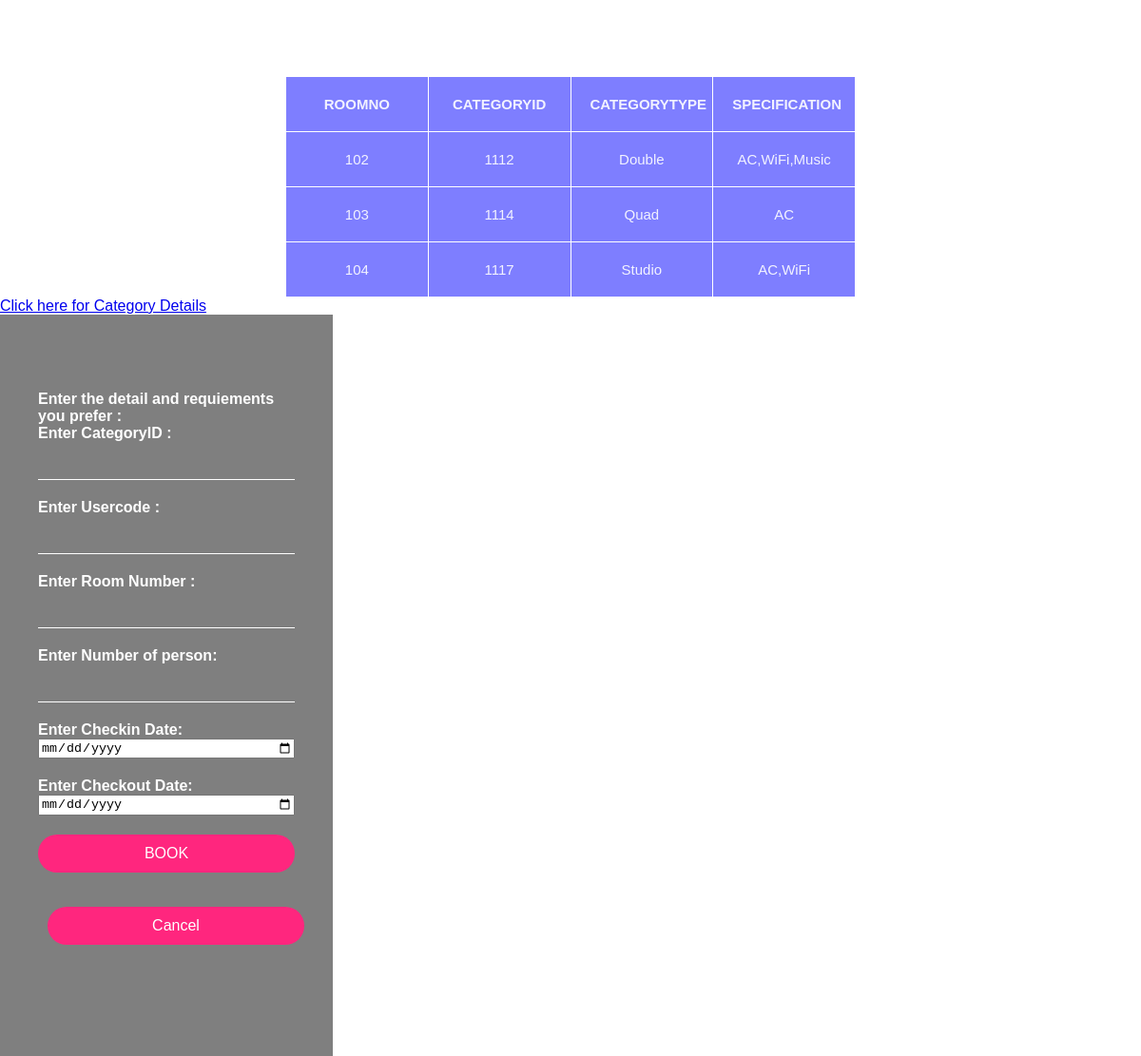
/empty1.php, run on the app's committed database.
### tables this page shows
CREATE TABLE `roomdetail` (
  `roomno` int(11) NOT NULL,
  `categoryid` int(11) NOT NULL,
  `specification` varchar(30) NOT NULL
);

CREATE TABLE `roomcategory` (
  `categoryid` int(11) NOT NULL,
  `categorytype` varchar(15) NOT NULL,
  `cost` int(11) NOT NULL
);

### empty1.php (the view, shortened to what this page needs)
<html>
<body>
<link rel="stylesheet" href="style6.css">
<?php
			$con = mysqli_connect("localhost","root","root","hotelproject");
		mysqli_select_db($con,"hotelproject");
		$sql = "SELECT r.roomno,rc.categoryid,categorytype,specification FROM roomdetail r,roomcategory rc WHERE rc.categoryid=r.categoryid AND r.roomno not in (SELECT roomno FROM confirmation) ORDER BY r.roomno";
		$result =mysqli_query($con,$sql);
		echo "<table>";
		echo "<tr><th>ROOMNO</th><th>CATEGORYID</th><th>CATEGORYTYPE</th><th>SPECIFICATION</th></tr>";
		while($row =mysqli_fetch_array($result))
		{
			echo "<tr> <td>" . $row['roomno'] . "</td>";
			echo "<td>" . $row['categoryid'] . "</td>";
			echo "<td>" . $row['categorytype'] . "</td>";
			echo "<td>" . $row['specification'] . "</td>";
		};
		echo "</table>";
?>
<a href="category.php">Click here for Category Details</a>
<div class="loginbox4">
<form action="confirmation.php" method="post">
		<p>Enter the detail and requiements you prefer :</p>
		<p>Enter CategoryID :</p>
		<input type="text" name="cid">
		<p>Enter Usercode :</p>
		<input type="text" name="usercode">
		<p>Enter Room Number :</p>
		<input type="text" name="roomno">
		<p>Enter Number of person:</p>
		<input type="text" name="nop">
		<p>Enter Checkin Date:</p>
		<input type="date" name="cin">
		<p>Enter Checkout Date:</p>
		<input type="date" name="cout">
			<input type="submit" name="" value="BOOK">
	</form>
		<a href="cancel.php"><input type="submit" value="Cancel"></a>
</div>
</body>
</html>

### style6.css (style rules this page uses)
body { margin: 0 auto; background-image: url(travel-1677347); background-position: center; background-size: cover; font-family: sans-serif; }
table, th, td { width: 50%; margin: auto; border: 1px solid white; border-collapse: collapse; text-align: center; font-size: 15px; table-layout: fixed; background: blue; opacity: 0.5; color: white; margin-top: 80px; }
th, td { padding: 20px; opacity: 0.9; }
.loginbox4 { width: 350px; height: 780px; padding: 80px 40px; box-sizing: border-box; background: rgba(0,0,0,.5); }
.loginbox4 p { margin: 0; padding: 0; font-weight: bold; color: #fff; }
.loginbox4 input { width: 100%; margin-bottom: 20px; }
.loginbox4 input[type="text"] { border: none; border-bottom: 1px solid #fff; background: transparent; outline: none; height: 40px; color: #fff; font-size: 16px; }
.loginbox4 input[type="submit"] { border: none; outline: none; height: 40px; color: #fff; font-size: 16px; background: #ff267e; cursor: pointer; border-radius: 20px; }
.loginbox4 a { padding: 10px; color: #fff; font-size: 20px; font-weight: bold; text-decoration: underline; }

### data on the page
roomdetail: roomno "102", categoryid.categoryid "1112", categoryid.categorytype "Double", specification "AC,WiFi,Music"
roomdetail: roomno "103", categoryid.categoryid "1114", categoryid.categorytype "Quad", specification "AC"
roomdetail: roomno "104", categoryid.categoryid "1117", categoryid.categorytype "Studio", specification "AC,WiFi"
